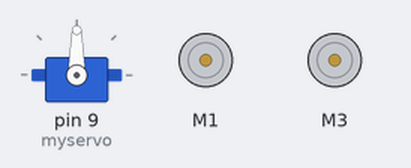
Bench run of a sketch on a simulated Arduino Uno, built with avr-gcc and run on an emulated ATmega328P. Shown: servo, 2 × DC motor (green arrow = forward, orange = backward, longer = faster).

Above: at 0.05 s.
At 1.9 s:
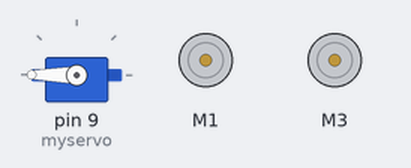
At 3.75 s:
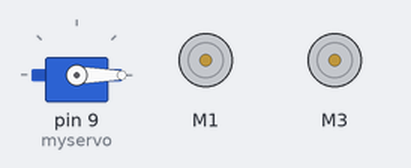
At 5.6 s:
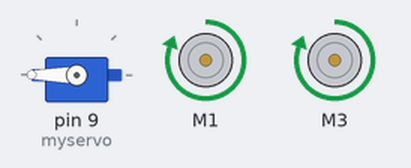
At 7.5 s:
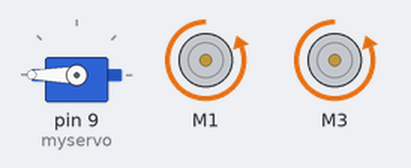
Timing chart, 0 to 9.8 s (numbered marks = the images above):
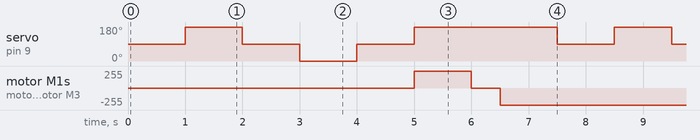

The sketch:

servo_motors.ino
```cpp
#include <AFMotor.h> // Подключаем библиотеку для управления двигателями
#include <Servo.h>   // Подключаем библиотеку для сервоприводом
#include <SoftwareSerial.h> // Подключаем библиотеку для работы с Serial через дискретные порты

//Создаем объекты для двигателей
AF_DCMotor motor1(1); //канал М1 на Motor Shield — задний левый
AF_DCMotor motor2(3); //канал М2 на Motor Shield — задний правый

// Создаем объект для сервопривода
Servo myservo;

 // Пины, используемые ультразвуковым дальномером
const int vTrig = 2;
const int vEcho = 4;
// Переменные, для хранения данных с дальномера
unsigned int vtime_us=0;
unsigned int vdistance_sm=0;
// Минимальное расстояние в сантиметрах, при котором нужно искать новый маршрут движения
const int vmindistance = 30;


void setup() {
   // Выбираем пин к которому подключен сервопривод
   myservo.attach(9); // или 10, если воткнули в крайний разъём
   // Поворачиваем сервопривод в положение 0 градусов при каждом включении
   myservo.write(0);
}

void loop() {
//Устанавливаем скорость 100% (0-255)
motor1.setSpeed(255);
motor2.setSpeed(255);


// Задаем направление движение
// FORWARD - вперед
// BACKWARD - назад
// RELEASE - стоп

// Движение вперед в течении 5 секунд с поворотом сервы на угол 90 градусов
myservo.write(90); // Поворот сервы на угол 90 градусов
delay(1000);

// Поворот вправо в течении 2 секунд с поворотом сервы на угол 180 градусов


myservo.write(180); // Поворот сервы на угол 180 градусов
delay(1000);

// Движение назад в течении 5 секунд с поворотом сервы на угол 90 градусов

myservo.write(90); // Поворот сервы на угол 90 градусов
delay(1000);

//Поворот влево в течении 2 секунд с поворотом сервы на угол 0 градусов

myservo.write(0); // Поворот сервы на угол 0 градусов
delay(1000);

// Остановка двигателей на 3 секунды с поворотом сервы на угол 90 градусов

myservo.write(90); // Поворот сервы на угол 90 градусов
delay(1000);

myservo.write(180); // Поворот сервы на угол 180 градусов
motor1.run(FORWARD);
  motor2.run(FORWARD);
delay(1000);
  motor1.run(RELEASE);
  motor2.run(RELEASE);
  delay(500);
    motor1.run(BACKWARD);
  motor2.run(BACKWARD);


delay(1000);
}
```

Measured:
- by itself, servo on pin 9 (myservo): repeats every 7.5 s: 90° 1.0 s, 0° 1.0 s, 90° 1.0 s, 180° 2.5 s, 90° 1.0 s, 180° 1.0 s
- by itself, motor M1, motor M3: repeats every 7.5 s: stopped 0.50 s, backward 255/255 6.0 s, forward 255/255 1.0 s
